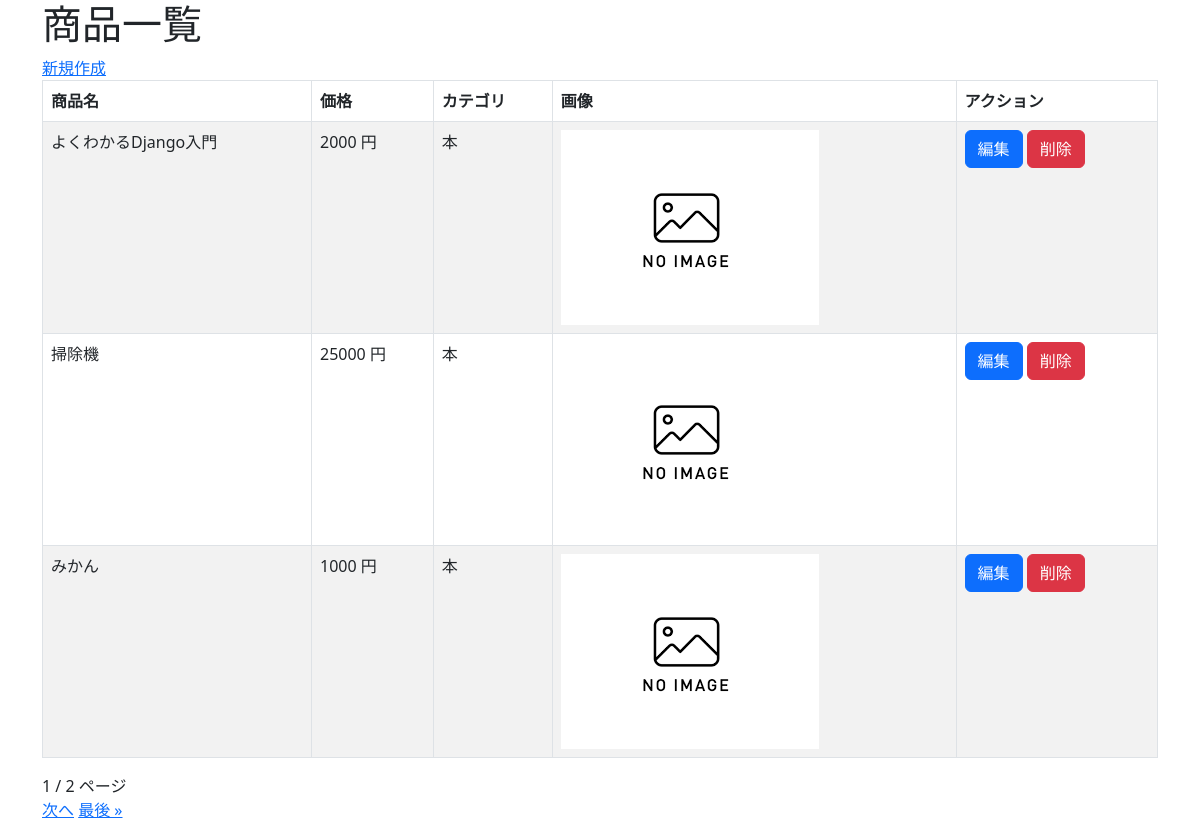
/crud/, run on the app's committed database.
### crud/models.py (models this page shows, shortened)
class Product(models.Model):
    name = models.CharField(max_length=200)
    price = models.PositiveIntegerField()
    category = models.ForeignKey(Category, on_delete=models.CASCADE)
    img = models.ImageField(blank=True, default='noImage.png')
    description = models.TextField(blank=True, null=True)

class Category(models.Model):
    name = models.CharField(max_length=200)
    def __str__(self):
        return self.name

### crud/views.py (the view)
# urls.py: path('crud/', views.ProductListView.as_view(), name="list"),
class ProductListView(ListView):
    model = Product
    template_name = "list.html"
    paginate_by = 3

### crud/templates/crud/product_list.html (shortened to what this page needs)
{% extends "base.html" %}
{% block content %}
<h1>商品一覧</h1>
<a href="{% url 'new' %}">新規作成</a>
<table class="table table-striped table-hover table-bordered">
   <thead>
       <tr>
           <th>商品名</th>
           <th>価格</th>
           <th>カテゴリ</th>
           <th>画像</th>
           <th>アクション</th>
       </tr>
   </thead>
   {% for product in object_list %}
   <tr>
       <td>{{ product.name }}</td>
       <td>{{ product.price }} 円</td>
       <td>{{ product.category }}</td>
       <td><img src="{{ product.img.url }}" style="width:100px height:auto;"></td>
       <td>
            <button class="btn btn-primary" onclick="location.href='{% url 'edit' pk=product.pk %}'">編集</button>
            <button class="btn btn-danger" onclick="location.href='{% url 'delete' pk=product.pk %}'">削除</button>
        </td>
   </tr>
   {% endfor %}
</table>
{{ page_obj.number }} / {{ page_obj.paginator.num_pages }} ページ<br>
{% if page_obj.has_next %}
<a href="?page={{ page_obj.next_page_number }}">次へ</a>
<a href="?page={{ page_obj.paginator.num_pages }}">最後 &raquo;</a>
{% endif %}
{% endblock %}

### crud/templates/base.html (shortened to what this page needs)
<!DOCTYPE html>
<html lang="ja">
<head>
    <link href="https://cdn.jsdelivr.net/npm/bootstrap@5.3.0-alpha3/dist/css/bootstrap.min.css" rel="stylesheet">
</head>
<body>
    <div class="container">
        {% block content %}{% endblock %}
    </div>
</body>
</html>

### data on the page
Product: name "よくわかるDjango入門", price "2000", category "本", img (placeholder picture)
Product: name "掃除機", price "25000", category "本", img (placeholder picture)
Product: name "みかん", price "1000", category "本", img (placeholder picture)

### other printed values
{{ page_obj.number }} "1"
{{ page_obj.paginator.num_pages }} "2"
